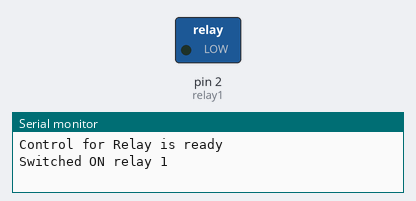
The sketch below on a simulated Arduino Uno, built with avr-gcc and run on an emulated ATmega328P. Parts: switched loads named in the sketch (green lamp = pin HIGH), the last lines printed to the serial monitor.

Above: at 3.5 s.
At 6.0 s:
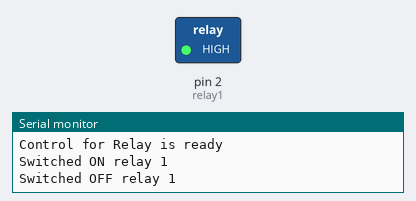
Timing chart, 0 to 8.5 s (numbered marks = the images above):
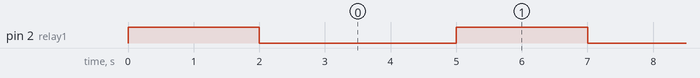

The sketch:

Conntrol_Code.ino
```cpp
int relay1 = 2;
//int relay2 = 3;

void setup() {
    pinMode(relay1, OUTPUT);// set pin as output for relay 1
   // pinMode(relay2, OUTPUT);// set pin as output for relay 2

    // keep both relay off by keeping both HIGH
    digitalWrite(relay1, HIGH);
   // digitalWrite(relay2, HIGH);

    Serial.begin(9600);// initialize serial monitor with 9600 baud
    Serial.println("Control for Relay is ready");
   // Serial.println("Using 2 Relays");
    delay(2000);

}

void loop() {

  digitalWrite(relay1, LOW);// turn relay 1 ON
 // digitalWrite(relay2, HIGH);// turn relay 2 OFF
  Serial.println("Switched ON relay 1");
  delay(3000);// wait for 3 seconds


  digitalWrite(relay1, HIGH);// turn relay 1 OFF
  //digitalWrite(relay2, HIGH);// turn relay 2 OFF
  Serial.println("Switched OFF relay 1");
  delay(2000);// stop for 2 seconds

}
```

Measured:
- by itself, pin 2 (relay1): alternates HIGH for 2.0 s and LOW for 3.0 s
